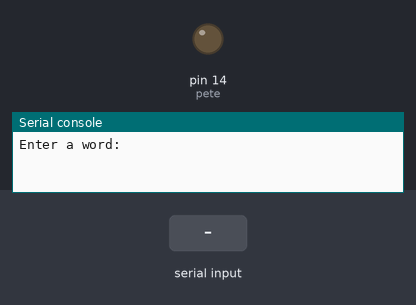
This program was run on a simulated MicroPython board. Shown: output pins drawn as LEDs (lit = HIGH), the last lines printed to the serial console. Inputs (shaded band) come from the test bench. At 4.3 s the program stops and its outputs stay as they are.

Above: at 1.2 s.
1.3 s: "A" typed at the serial console, then Enter
At 2.5 s:
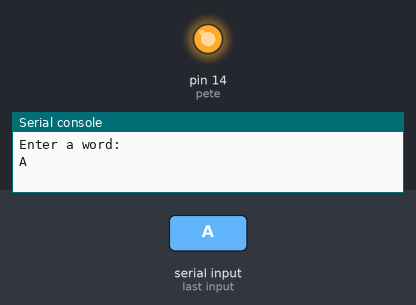
Timing chart, 0 to 4.3 s (numbered marks = the images above; inputs shaded):
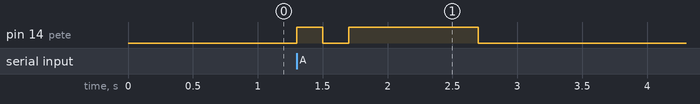

Measured:
- after the input at 1.3 s, pin 14 (pete): LOW → HIGH at once, → LOW 0.20 s later, → HIGH 0.20 s later, → LOW 1.0 s later

The program:

morse_code.py
```python
from machine import Pin
import time

pete = Pin(14, Pin.OUT)
morse_code_dict = {
    'A': '.-', 'B': '-...', 'C': '-.-.', 'D': '-..', 'E': '.',
    'F': '..-.', 'G': '--.', 'H': '....', 'I': '..', 'J': '.---',
    'K': '-.-', 'L': '.-..', 'M': '--', 'N': '-.', 'O': '---',
    'P': '.--.', 'Q': '--.-', 'R': '.-.', 'S': '...', 'T': '-',
    'U': '..-', 'V': '...-', 'W': '.--', 'X': '-..-', 'Y': '-.--',
    'Z': '--..',
    '0': '-----', '1': '.----', '2': '..---', '3': '...--',
    '4': '....-', '5': '.....', '6': '-....', '7': '--...',
    '8': '---..', '9': '----.'
}

def point():
    pete.value(1)
    time.sleep(0.2)
    pete.value(0)
    time.sleep(0.2)

def dash():
    pete.value(1)
    time.sleep(1)
    pete.value(0)
    time.sleep(1)

def morse(palabra):
    for x in palabra:
        if  x == '.':
            point()
        else:
            dash()
    time.sleep(0.6)


def main():
    palabra = input('Enter a word: ').upper().strip()
    for x in palabra:
        morse(morse_code_dict[x])

main()
```
